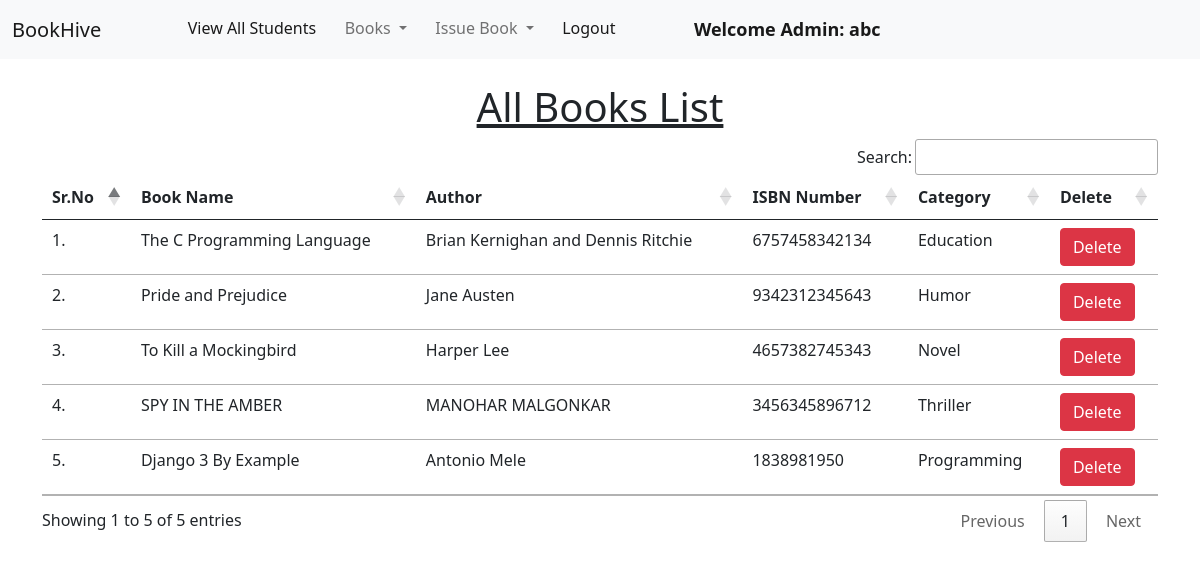
/view_books/ (signed in), run on the app's committed database.
### library/models.py (models this page shows, shortened)
class Book(models.Model):
    name = models.CharField(max_length=200)
    author = models.CharField(max_length=200)
    isbn = models.PositiveIntegerField()
    category = models.CharField(max_length=50)

### library/views.py (the view)
# urls.py: path("view_books/", views.view_books, name="view_books"),
@login_required(login_url = '/admin_login')
def view_books(request):
    books = Book.objects.all()
    return render(request, "view_books.html", {'books':books})

### library/templates/view_books.html (shortened to what this page needs)
{% extends 'admin_navbar.html' %}
{% load static %}
{% block body %}
<div class="container mt-4">
    <h1 class="text-center"><u>All Books List</u></h1>
    <table class="table table-hover" id="example">
        <thead>
            <tr>
                <th>Sr.No</th>
                <th>Book Name</th>
                <th>Author</th>
                <th>ISBN Number</th>
                <th>Category</th>
                <th>Delete</th>
            </tr>
        </thead>
        <tbody>
            {% for book in books %}
            <tr>
                <td>{{forloop.counter}}.</td>
                <td>{{book.name}}</td>
                <td>{{book.author}}</td>
                <td>{{book.isbn}}</td>
                <td>{{book.category}}</td>
                <td><a href="/delete_book/{{book.id}}/" class="btn btn-danger" onclick="return confirm('Are you sure you want to delete this book?')">Delete</a></td>
            </tr>
            {% endfor %}
        </tbody>
    </table>
    </div>
{% endblock %}

### library/templates/admin_navbar.html (shortened to what this page needs)
<!doctype html>
<html lang="en">
  <head>
    <link href="https://cdn.jsdelivr.net/npm/bootstrap@5.1.0/dist/css/bootstrap.min.css" rel="stylesheet">
    <link rel="stylesheet" href="https://cdn.datatables.net/1.10.25/css/jquery.dataTables.min.css">
    <link rel="stylesheet" href="https://cdn.datatables.net/buttons/1.7.1/css/buttons.dataTables.min.css">
  </head>
  <body>
    <nav class="navbar navbar-expand-lg navbar-light bg-light">
        <div class="container-fluid">
          <a class="navbar-brand" href="#">BookHive</a>
          <div class="collapse navbar-collapse" id="navbarSupportedContent">
            <ul class="navbar-nav me-auto mb-2 mb-lg-0">
              <li class="nav-item">
                <a class="nav-link active" aria-current="page" href="/view_students/">View All Students</a>
              </li>
              <li class="nav-item dropdown">
                <a class="nav-link dropdown-toggle" href="#" id="navbarDropdown" role="button" data-bs-toggle="dropdown" aria-expanded="false">
                  Books
                </a>
              </li>
              <li class="nav-item dropdown">
                <a class="nav-link dropdown-toggle" href="#" id="navbarDropdown" role="button" data-bs-toggle="dropdown" aria-expanded="false">
                  Issue Book
                </a>
              </li>
              <li class="nav-item">
                <a class="nav-link active" aria-current="page" href="/logout/">Logout</a>
              </li>
              <li class="nav-item">
                <a style="font-weight:600; font-family:'Segoe UI', Tahoma, Geneva, Verdana, sans-serif; font-size: large;" class="nav-link active" href="#">Welcome Admin: {{request.user}}</a>
              </li>
            </ul>
          </div>
        </div>
      </nav>
      {% block body %}
      {% endblock %}
  </body>
</html>

### data on the page
Book: name "The C Programming Language", author "Brian Kernighan and Dennis Ritchie", isbn "6757458342134", category "Education"
Book: name "Pride and Prejudice", author "Jane Austen", isbn "9342312345643", category "Humor"
Book: name "To Kill a Mockingbird", author "Harper Lee", isbn "4657382745343", category "Novel"
Book: name "SPY IN THE AMBER", author "MANOHAR MALGONKAR", isbn "3456345896712", category "Thriller"
Book: name "Django 3 By Example", author "Antonio Mele", isbn "1838981950", category "Programming"

### other printed values
{{ request.user }} "abc"
